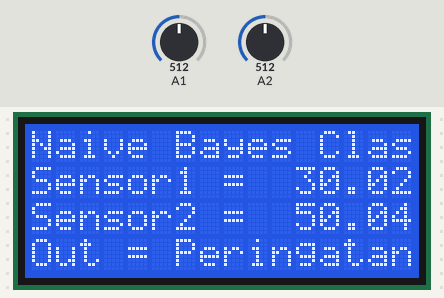
A sketch run on a simulated Arduino Uno, built with avr-gcc and run on an emulated ATmega328P. Parts: 16×4 character LCD. Inputs (shaded band) come from the test bench; at power-on: A1 = 512, A2 = 512. What the sketch prints to the serial monitor is not drawn.

Above: at 1.2 s.
1.3 s: A1 set to 583
At 2.9 s:
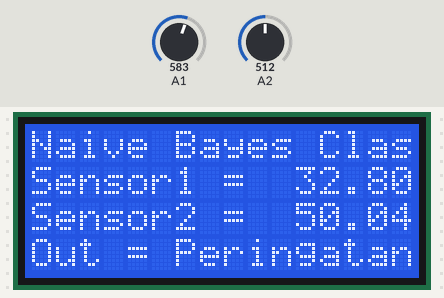
3.6 s: A1 set to 611
At 5.3 s:
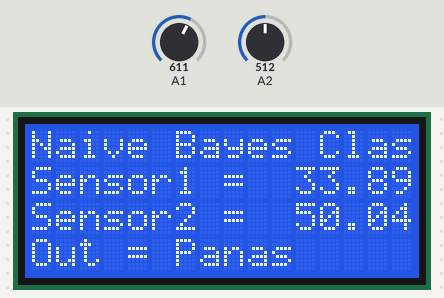
5.6 s: A1 set to 306
At 6.9 s:
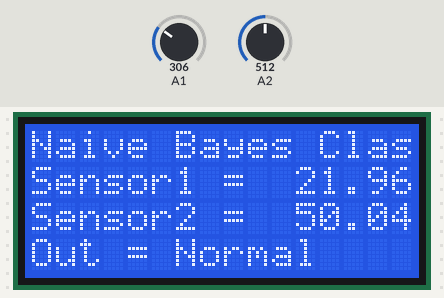
7.6 s: A2 set to 716
At 9.3 s:
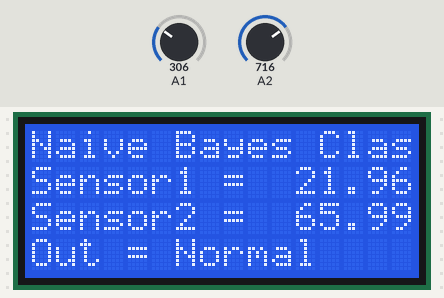
9.6 s: A2 set to 900
At 10.9 s:
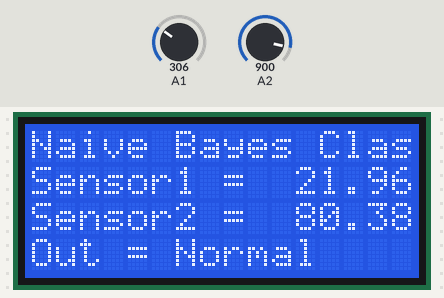
11.7 s: A2 set to 1023
At 13.4 s:
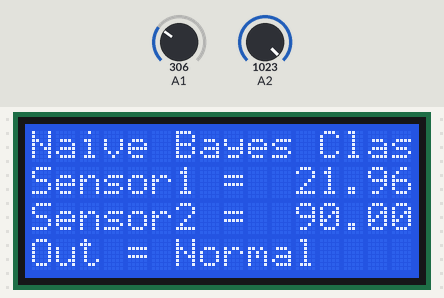
Timing chart, 0 to 14.7 s (numbered marks = the images above; inputs shaded):
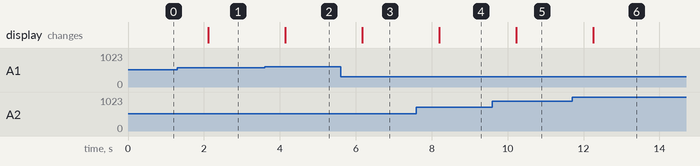

The sketch:

Incer_naiveBayes.ino
```cpp
#include <LiquidCrystal.h>

// initialize the library with the numbers of the interface pins
LiquidCrystal lcd(9, 10, 11, 3, 5, 6);

//--------------------------------------------
float nilaiAktualSuhu;
float nilaiAktualKelembaban;
//--------------------------------------------
float meanSuhuNormal             = 22.5;
float meanSuhuPeringatan         = 22.5;
float meanSuhuBahaya             = 22.5;
float meanKelembabanNormal       = 47.5;
float meanKelembabanPeringatan   = 47.5;
float meanKelembabanBahaya       = 47.5;
//--------------------------------------------
float stdDeviasiSuhuNormal            = 2.738612788;
float stdDeviasiKelembabanNormal      = 8.21583863;
float stdDeviasiSuhuPeringatan        = 8.215838363;
float stdDeviasiKelembabanPeringatan  = 13.69306394;
float stdDeviasiSuhuBahaya            = 13.69306394;
float stdDeviasiKelembabanBahaya      = 19.17028951;
//--------------------------------------------
float probSuhuNormal;
float probSuhuPeringatan;
float probSuhuBahaya;
float probKelembabanNormal;
float probKelembabanPeringatan;
float probKelembabanBahaya;
float probTotalNormal;
float probTotalPeringatan;
float probTotalBahaya;
//--------------------------------------------
//rumus dari hasil perhitungan
// P = (1/(sqrt(2*3.14) * standar_deviasi_kondisi_suhu))*exp(-((pow((nilaiAktualSuhu - mean_suhu), 2)))/(2*(pow((standar_deviasi_kondisi), 2))));
float probDensityFunction (float stdDeviasi, float nilaiBaru, float nilaiMean){
  return (1/(sqrt(2*3.14) * stdDeviasi))*exp(-((pow((nilaiBaru - nilaiMean), 2)))/(2*(pow((stdDeviasi), 2))));
  }
//--------------------------------------------

//--------------------------------------------
void setup() {
  // put your setup code here, to run once:
  lcd.begin(16, 4);
  pinMode(A1,INPUT);
  pinMode(A2,INPUT);
  Serial.begin(115200);
}
void loop() {
  // variabel masukan
  float anSensorX1, anSensorX2, X1, X2;
  anSensorX1  = analogRead(A1);        // analogi sensor 1
  anSensorX2 = analogRead(A2);   // analogi sensor 2
  X1 = norm(anSensorX1,0,1023,10,50);
  X2 = norm(anSensorX2,0,1023,10,90);

  nilaiAktualSuhu = X1;
  nilaiAktualKelembaban = X2;
  //--------------------------------------------
  // algoritma naive bayes
  probSuhuNormal = probDensityFunction(stdDeviasiSuhuNormal, nilaiAktualSuhu, meanSuhuNormal);
  probKelembabanNormal = probDensityFunction(stdDeviasiKelembabanNormal, nilaiAktualKelembaban, meanKelembabanNormal);
  probTotalNormal = probSuhuNormal + probKelembabanNormal;
  //  //--------------------------------------------
  probSuhuPeringatan = probDensityFunction(stdDeviasiSuhuPeringatan, nilaiAktualSuhu, meanSuhuPeringatan);
  probKelembabanPeringatan = probDensityFunction(stdDeviasiKelembabanPeringatan, nilaiAktualKelembaban, meanKelembabanPeringatan);
  probTotalPeringatan       = probSuhuPeringatan + probKelembabanPeringatan;
  //  //--------------------------------------------
  probSuhuBahaya = probDensityFunction(stdDeviasiSuhuBahaya, nilaiAktualKelembaban, meanKelembabanBahaya);
  probKelembabanBahaya = probDensityFunction(stdDeviasiKelembabanBahaya, nilaiAktualKelembaban, meanKelembabanBahaya);
  probTotalBahaya       = probSuhuBahaya + probKelembabanBahaya;
  //--------------------------------------------
  if(probTotalNormal > probTotalPeringatan && probTotalNormal > probTotalBahaya){
    Serial.println("Normal");
    lcd.clear();
    lcd.setCursor(0, 0);
    lcd.print("Naive Bayes Classifier");
    lcd.setCursor(0, 1);
    lcd.print("Sensor1 = ");
    lcd.setCursor(11, 1);
    lcd.print(X1);
    lcd.setCursor(0, 2);
    lcd.print("Sensor2 = ");
    lcd.setCursor(11, 2);
    lcd.print(X2);
    lcd.setCursor(0, 3);
    lcd.print("Out = ");
    lcd.setCursor(6, 3);
    lcd.print("Normal");
    delay(1000);
//    digitalWrite(pin_kipas, LOW);
//    digitalWrite(pin_led_kipas, LOW);
  }else if(probTotalPeringatan > probTotalNormal && probTotalPeringatan > probTotalBahaya) {
    Serial.println("Peringatan");
    lcd.clear();
    lcd.setCursor(0, 0);
    lcd.print("Naive Bayes Classifier");
    lcd.setCursor(0, 1);
    lcd.print("Sensor1 = ");
    lcd.setCursor(11, 1);
    lcd.print(X1);
    lcd.setCursor(0, 2);
    lcd.print("Sensor2 = ");
    lcd.setCursor(11, 2);
    lcd.print(X2);
    lcd.setCursor(0, 3);
    lcd.print("Out = ");
    lcd.setCursor(6, 3);
    lcd.print("Peringatan");
    delay(1000);
//    digitalWrite(pin_kipas, HIGH);
//    digitalWrite(pin_led_kipas, HIGH);
  }else if(probTotalBahaya > probTotalNormal && probTotalBahaya > probTotalPeringatan){
    Serial.println("Panas");
    lcd.clear();
    lcd.setCursor(0, 0);
    lcd.print("Naive Bayes Classifier");
    lcd.setCursor(0, 1);
    lcd.print("Sensor1 = ");
    lcd.setCursor(11, 1);
    lcd.print(X1);
    lcd.setCursor(0, 2);
    lcd.print("Sensor2 = ");
    lcd.setCursor(11, 2);
    lcd.print(X2);
    lcd.setCursor(0, 3);
    lcd.print("Out = ");
    lcd.setCursor(6, 3);
    lcd.print("Panas");
    delay(1000);
//    digitalWrite(pin_kipas, HIGH);
//    digitalWrite(pin_led_kipas, HIGH);
  }
}

// fungsi pemetaan
float norm(float x, float in_min, float in_max, float out_min, float out_max)
{
  return (x - in_min) * (out_max - out_min) / (in_max - in_min) + out_min;
}
```

Measured:
- the behaviour switches between 594 and 595 on A1 (found by bisection; images 1 and 2)
- after the input at 1.3 s, the display: changes after 0.81 s (image 1)
- after the input at 3.6 s, the display: changes after 0.54 s (image 2)
- after the input at 5.6 s, the display: changes after 0.57 s (image 3)
- after the input at 7.6 s, the display: changes after 0.59 s (image 4)
- after the input at 9.6 s, the display: changes after 0.62 s (image 5)
- after the input at 11.7 s, the display: changes after 0.55 s (image 6)
